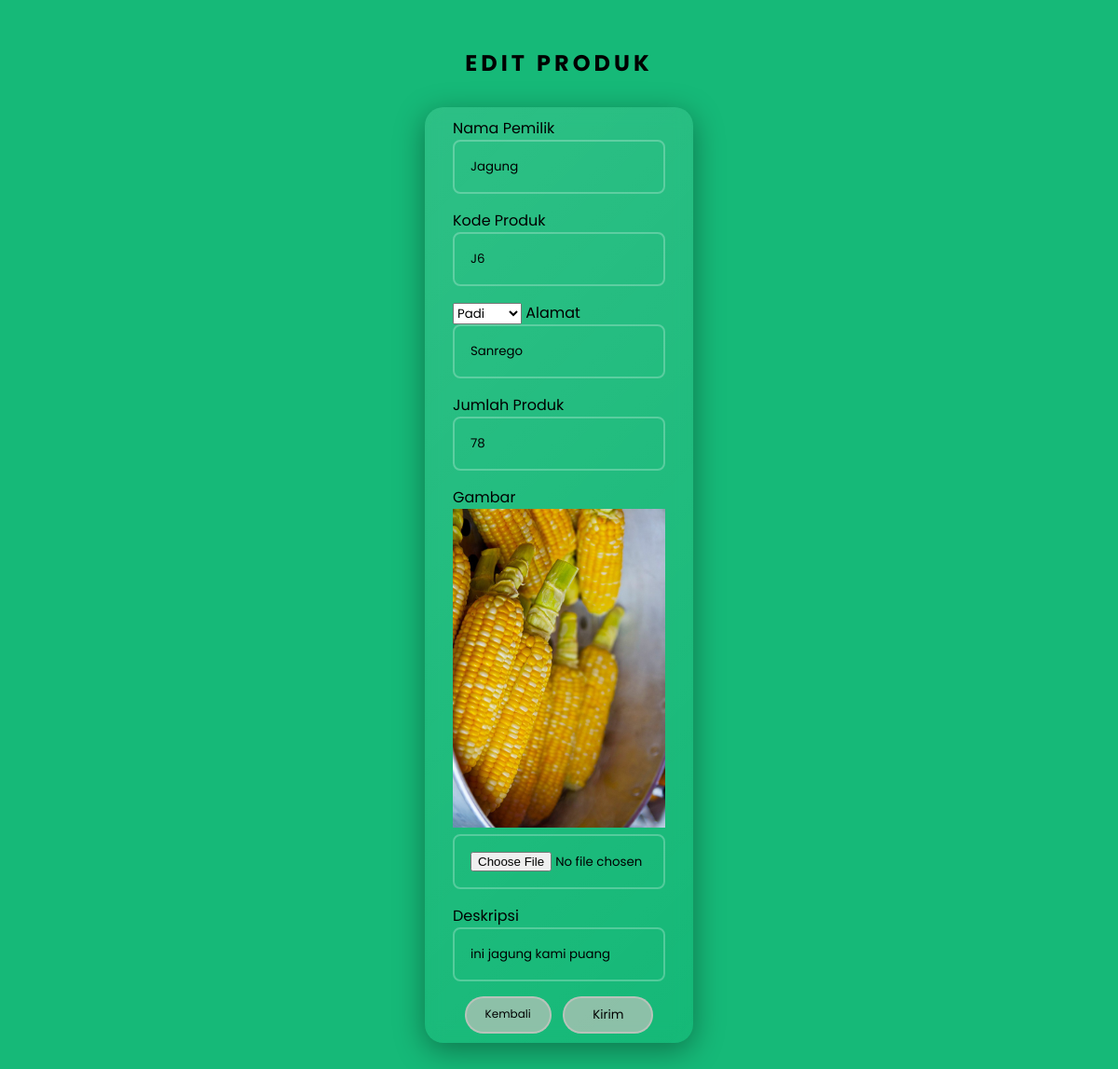
Page /edit.php?id=48 (signed in) on the committed database.
### tables this page shows
CREATE TABLE `produk` (
  `id` int(11) NOT NULL,
  `nama_produk` varchar(50) NOT NULL,
  `kode_produk` varchar(21) NOT NULL,
  `jenis_produk` varchar(21) NOT NULL,
  `alamat` varchar(50) NOT NULL,
  `jumlah` int(5) NOT NULL,
  `gambar` varchar(100) NOT NULL,
  `deskripsi` varchar(100) NOT NULL,
  `id_user` int(11) NOT NULL
);

### function.php (called while the page is built, shortened)
<?php
    $hostname = "localhost";
    $username = "root";
    $password =  "";
    $nama_database = "project";
    $konek = mysqli_connect($hostname, $username, $password, $nama_database);
    function show_update($id){
        global $konek;
        $query_select = "SELECT * FROM produk WHERE id = '$id'";
        $result = mysqli_query($konek, $query_select);
        return mysqli_fetch_assoc($result);
    }
?>

### edit.php (the view, shortened to what this page needs)
<?php
    require "function.php";
    if(isset($_GET['id'])){
        $data = show_update($_GET['id']);
    }
?>
<!DOCTYPE html>
<html lang="en">
<head>
    <link rel="stylesheet" href="css/style.css">
</head>
<body>
    <section id="tambah">
        <div class="container">
            <h1 class="tmbh">Edit Produk</h1>
            <div class="tambah">
                <form action="" method="POST" enctype="multipart/form-data">
                    <label for=""> Nama Pemilik</label>
                    <input type="text" name="nama"  value="<?= $data['nama_produk'] ?? '' ?>" required>
                    <label for="">Kode Produk</label>
                    <input type="text" name="kode"  value="<?= $data['kode_produk'] ?? '' ?>" required>
                    <select name="jenis" id="">
                        <option value="<?= $data['jenis_produk'] ?? '' ?>">Padi</option>
                    </select>
                    <label for="">Alamat</label>
                    <input type="text" name="alamat" value="<?= $data['alamat'] ?? '' ?>" required>
                    <label for="">Jumlah Produk</label>
                    <input type="number" name="jumlah" value="<?= $data['jumlah'] ?? '' ?>" required>
                    <label for="">Gambar</label>
                    <img src="img/<?= $data['gambar'] ?? '' ?>" alt="">
                    <input type="file" name="gambar">
                    <label for="">Deskripsi</label>
                    <input type="text" name="deskripsi" value="<?= $data['deskripsi'] ?? '' ?>" required>
                    <div class="tom">
                        <a href="index.php" class="tom">Kembali</a>
                        <button class="tom" name="submit">Kirim</button>
                    </div>
                </form>
            </div>
        </div>
    </section>
</body>
</html>

### css/style.css (style rules this page uses)
* { margin: 0; padding: 0; box-sizing: border-box; scroll-padding-top: 2rem; list-style: none; text-decoration: none; scroll-behavior: smooth; font-family: 'Poppins', sans-serif; }
:root { --main-color: #16b978; --second-color: #081b54; }
section { padding: 50px 10%; }
img { width: 100%; }
form input, textarea { width: 100%; padding: 17px; border-radius: 0.5rem; outline: none; margin-bottom: 1rem; border: 2px solid var(--main-color); box-shadow: 0 4px 4px 2px rgb(14, 55, 54 / 15%); }
form input::placeholder, textarea::placeholder { color: var(--main-color); }
#tambah { background: var(--main-color); }
.tmbh { display: flex; justify-content: center; margin-bottom: 30px; letter-spacing: 4px; text-transform: uppercase; }
.tambah { width: 30%; margin: auto; padding: 10px 30px; background: linear-gradient(135deg, rgba(255, 255, 255, 0.1), rgba(255, 255, 255, 0)); backdrop-filter: blur(10px); -webkit-backdrop-filter: blur(10px); border-radius: 20px; border: 1px rgba(255, 255, 255, 0.18); box-shadow: 0 8px 32px 0 rgba(0, 0, 0, 0.37); }
.tambah input { border: 2px solid rgba(255, 255, 255, 0.25); background-color: transparent; }
.tom { display: flex; justify-content: space-evenly; }
.tom button { background-color: rgba(211, 196, 196, 0.627); border: 2px solid rgba(211, 196, 196, 0.627); padding: 8px 30px; border-radius: 20px; }
.tom a { background-color: rgba(211, 196, 196, 0.627); border: 2px solid rgba(211, 196, 196, 0.627); padding: 8px 20px; border-radius: 20px; color: #000; font-size: 12px; font-weight: 400; }

### rows in the picture
produk: nama "Jagung", kode "J6", alamat "Sanrego", jumlah "78", gambar (picture), deskripsi "ini jagung kami puang"
